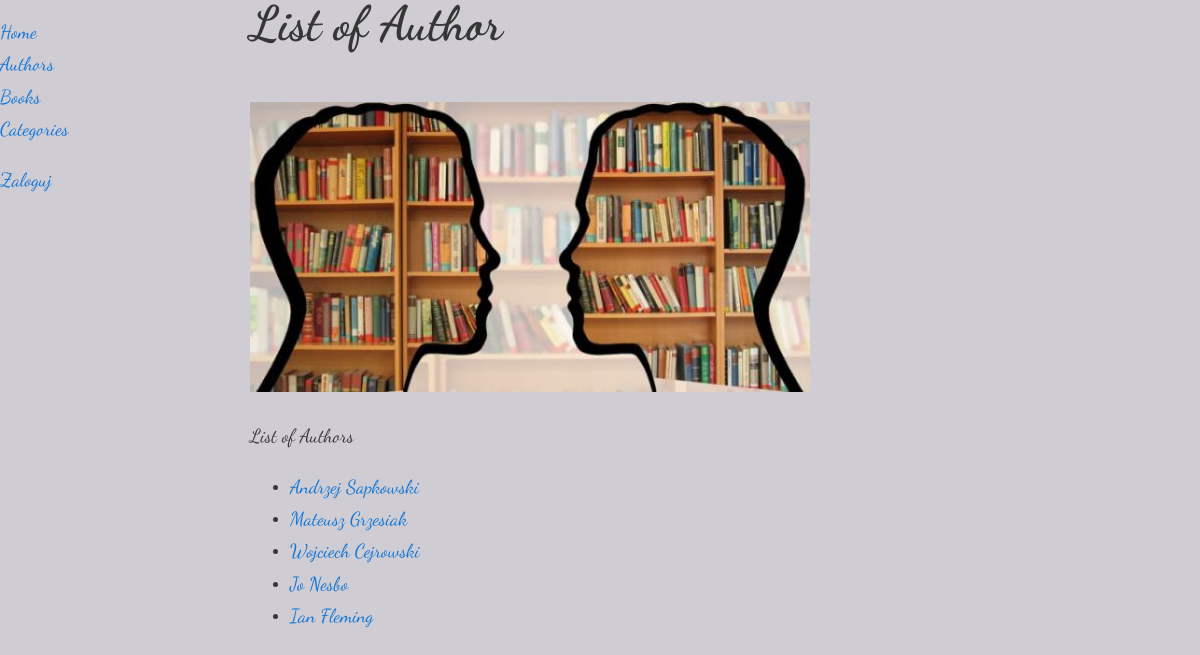
Screenshot of /authors/ with the database file from the repository.
### books/models.py (models this page shows)
class Author(models.Model):
    first_name = models.CharField(
        max_length= 50,
        null= False,
        blank= False,
        verbose_name="First Name",
        help_text= "",
    )
    last_name = models.CharField(
        max_length= 100,
        null= False,
        blank= False,
        verbose_name="Last Name",
        help_text= "",
    )
    birth_date = models.DateField(
        null= True,
        blank= True,
        verbose_name="Birth Date",
        help_text= "",
    )
    web_site = models.URLField(
        null= False,
        blank= True,
        default= "",
        verbose_name="web Site Address",
        help_text= "",
    )
    def __str__(self):
        return str(f"{self.first_name} {self.last_name}")

### books/views.py (the view)
# urls.py: path('authors/', views.AuthorIndexView.as_view(), name='list-authors'),
class AuthorIndexView(ListView):
    template_name = "books/list_authors.html" # renderowany szablon
    model = Author # queryset = Question.objects.all()
    extra_context = {                     # dodatkowe zmienne do szablonu
        'title': 'List of Author',
    }

### templates/books/list_authors.html
{% extends "base.html" %}
{% block content %}
<p>List of Authors</p>
<ul>
    {% for author in object_list %}
    <li> <a href="{% url 'books:author-details' author.pk %}">{{author }}</a> </li>
    {% endfor %}
</ul>
{% endblock %}

### books/static/books/books.css (style rules this page uses)
*, *::before, *::after { box-sizing: border-box; }
:root { --ff-sans: 'Dancing Script', cursive; --ff-headers: 'Dancing Script', , serif; --fw-regular: 400; --fw-bold: 700; --fs-h1: 3rem; --fs-h2: 2.25rem; --fs-h3: 1.5rem; --fs-body: 1rem; --clr-light: #FFFFFF; --clr-dark: #363636; --clr-accent: #0f76d6; }
body { background-color: rgb(208, 204, 212); color: var(--clr-dark); margin: 0; font-family: var(--ff-sans); font-size: var(--fs-body); font-weight: var(--fw-regular); line-height: 1.7; }
a { color: var(--clr-accent); text-shadow: crimson; font-size: 19px; text-decoration: darkblue; }
p { font-size: 19px; }
@media (min-width: 1000px) { body { display: grid; grid-template-columns: 250px 2fr; } }

### rows the page displays
Author: first_name+last_name "Andrzej Sapkowski"
Author: first_name+last_name "Mateusz Grzesiak"
Author: first_name+last_name "Wojciech Cejrowski"
Author: first_name+last_name "Jo Nesbo"
Author: first_name+last_name "Ian Fleming"
